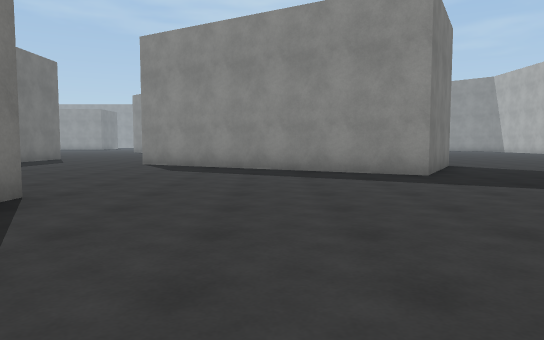
View 1 (above)

24 first-person views from a walk through a scene from a Unity 3-D project. The camera is 1.2 m above the floor, tilts 4° down and sees 70° across. The floor is counted in squares, 2 m on a side. Each view is taken from the middle of a square. On the plan, view 1 faces up. The plan holds only what a view shows up to about 11 squares ahead; the rest is blank. The place goes on beyond the plan. The player is left out. Surface patterns are stand-ins for the level's own textures.

View 2
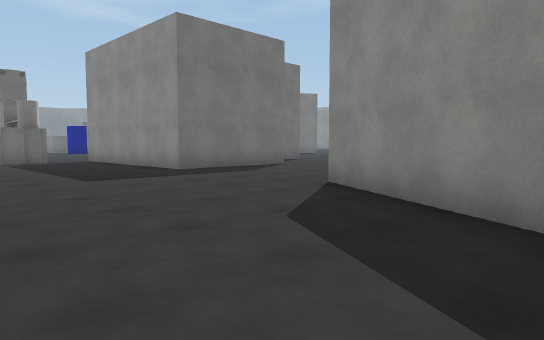

View 3
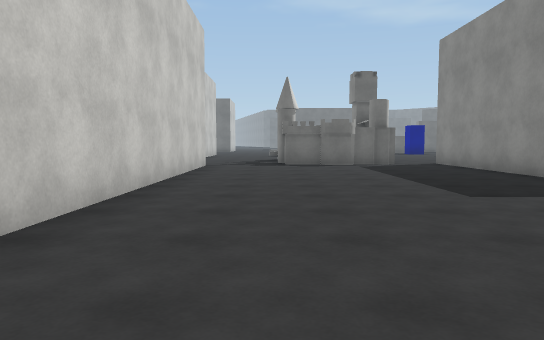

View 4
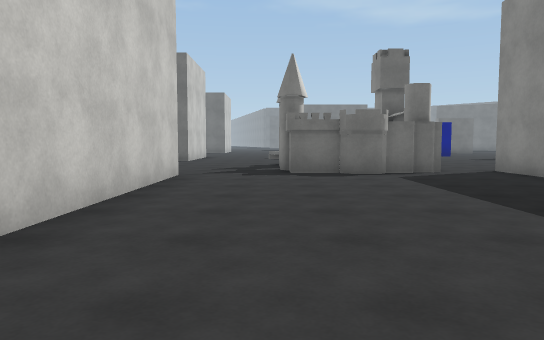

View 5
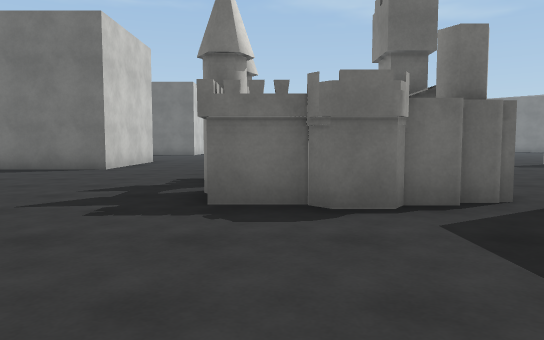

View 6
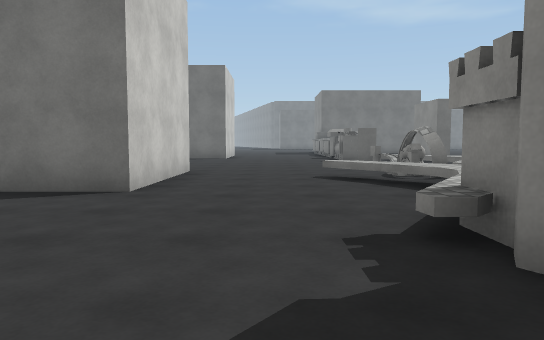

View 7
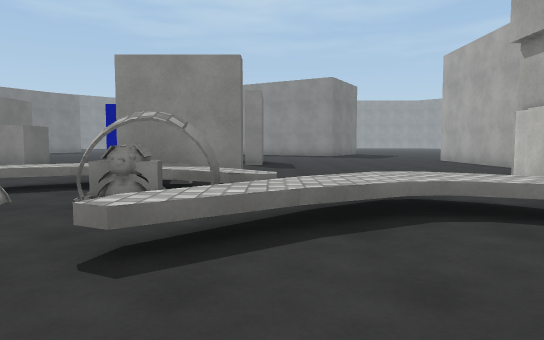

View 8
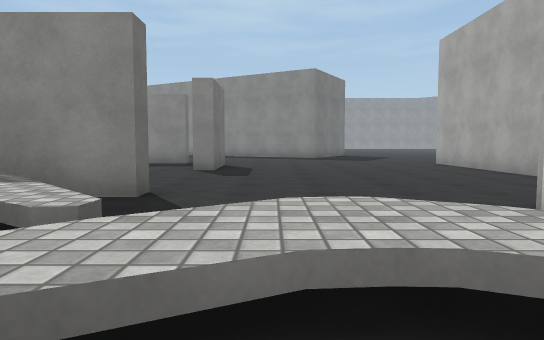

View 9
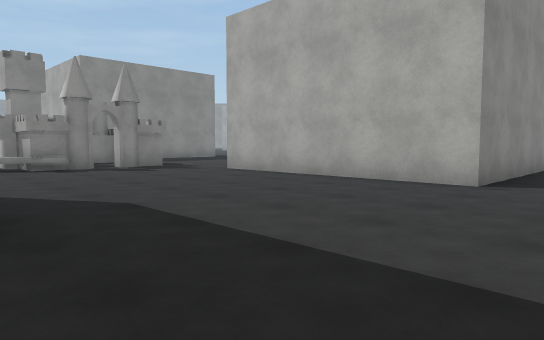

View 10
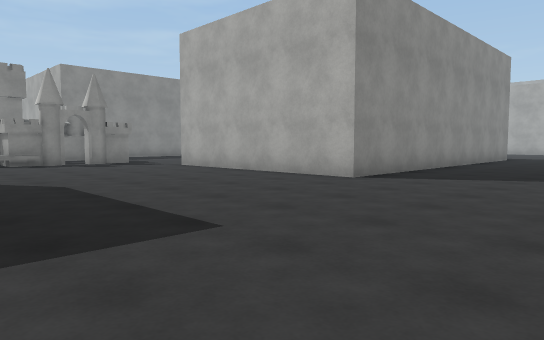

View 11
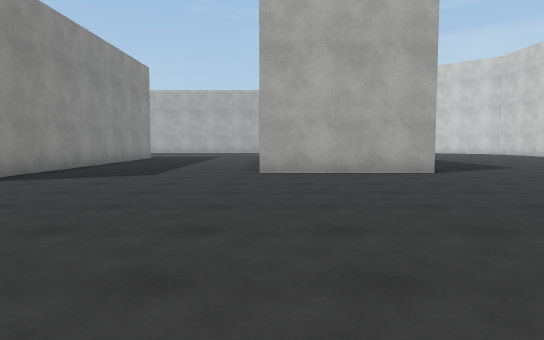

View 12
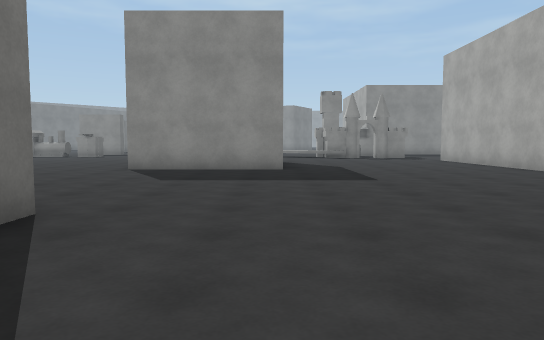

View 13
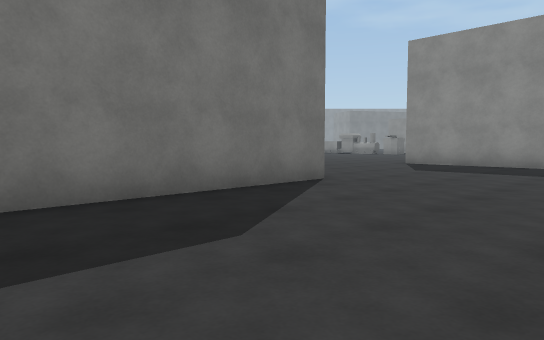

View 14
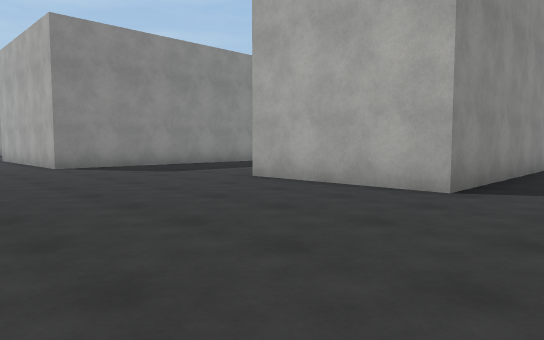

View 15
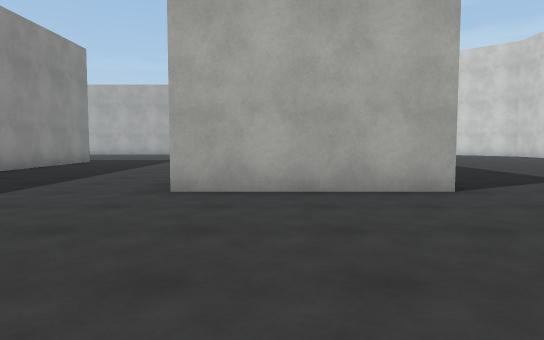

View 16
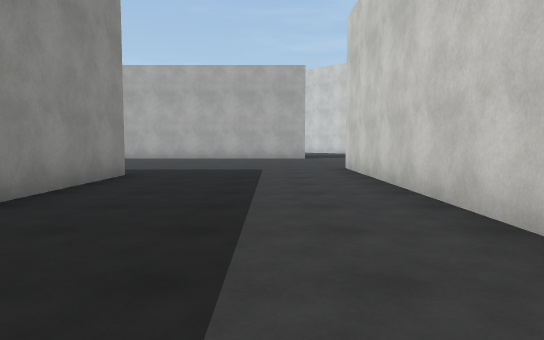

View 17
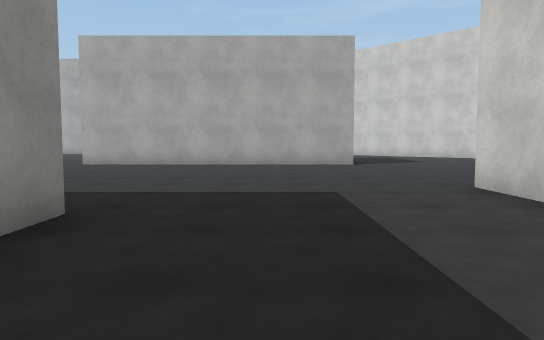

View 18
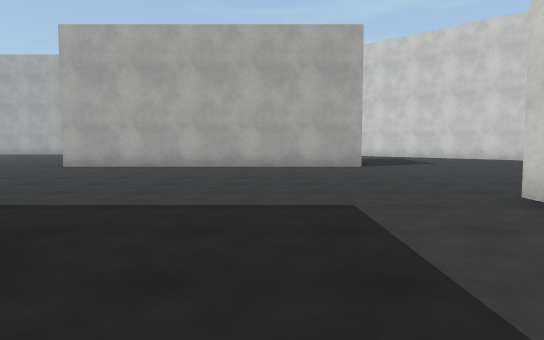

View 19
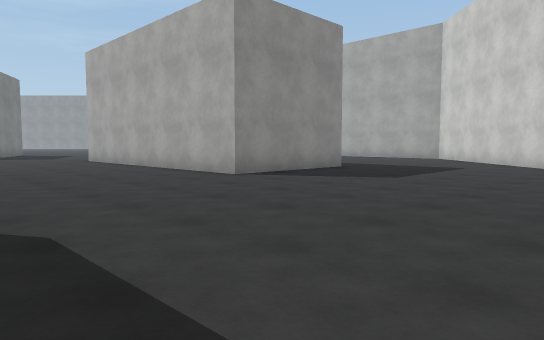

View 20
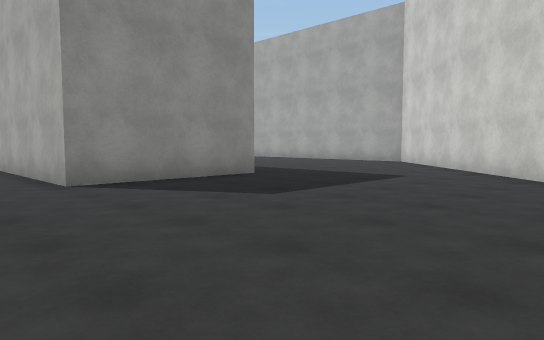

View 21
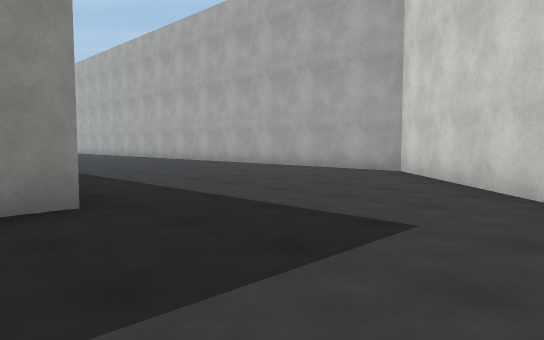

View 22
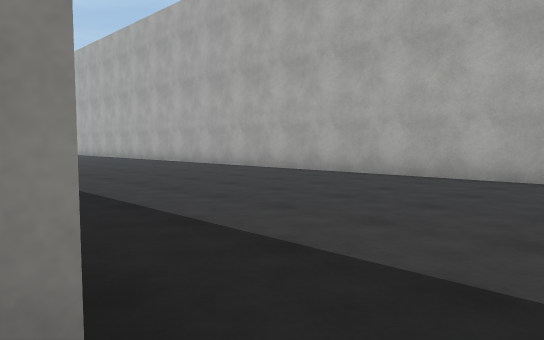

View 23
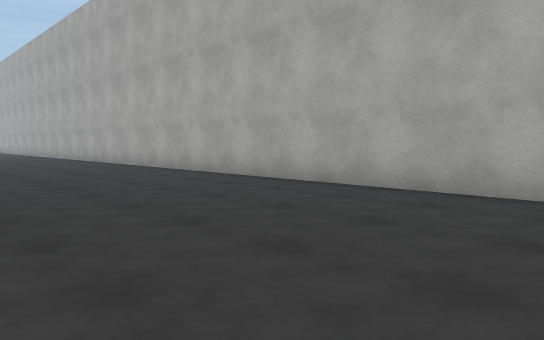

View 24
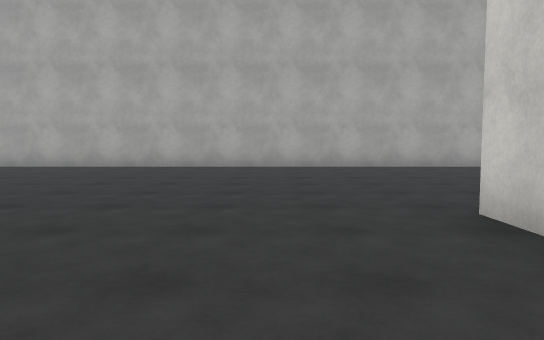

### Floor plan
Points are (right, up) in squares from view 1. A wall is a line through its corners. A room is listed if a view was taken in it or the views show most of it. See-through windows are left out.
Room 1 (views 1, 2, 3, 4, 5, 6, 7, 8, 9, 10, 11, 12, 13, 14, 15, 16, 17, 18, 19, 20, 21, 22, 23, 24)
walls: (-7.7, 13.9) (-7.7, 10.8) (-13.2, 10.8); (-2.8, -1.3) (-12.2, -1.3) (-12.2, 4.3) (-4.4, 4.3); (-13.2, 12.9) (-13.2, 17.1); (4.7, 10.2) (2.9, 7.1) (-3.6, 10.9); (-7.6, -5.8) (-0.8, -5.8); (7.4, 2.2) (8.2, 2.2); (-17.8, -0.2) (-21.2, -0.2); (-19.5, 10.8) (-19.5, 10.3) (-21.5, 10.3); (-5, -9.3) (-10.2, -9.3) (-10.2, -5.8); (-21.2, 3.3) (-17.7, 3.3) (-17.7, 0.9); (-19.3, 16.5) (-19.3, 14.5) (-19.8, 14.5); (8.4, -5.3) (4.8, -5.3) (4.8, 2.2); (-20, -5.8) (-20, -10.4); (10.1, -9.8) (14.8, -5.1) (14.8, 10.9)
low walls: (-15.5, 6) (-16.2, 6.4); (-16.9, 6.9) (-17.7, 7.2) (-18.9, 6.6); (-18.7, 6.7) (-19.8, 5.9); (-19.1, 7.8) (-19.5, 8.1); (-19.9, 8.4) (-20.3, 8.7); (-21.6, 9.1) (-22.4, 8.7)
ways out: gap at (-21.5, 8)
objects: blue block (-23, 13) to (-22, 14); other object (-20, 8); other object (-16, 6) to (-13, 9)

Positions as (right, up) in squares from view 1, and headings:
1: (0, 0), facing up
2: (0, 6), facing up-left
3: (-2, 6), facing left
4: (-5, 6), facing left
5: (-9, 7), facing left
6: (-13, 5), facing left
7: (-19, 4), facing up
8: (-18, 6), facing up
9: (-18, -3), facing up-right
10: (-18, -5), facing up-right
11: (-18, -6), facing right
12: (-18, -9), facing up
13: (-16, -11), facing up-left
14: (-15, -11), facing up-right
15: (-15, -7), facing right
16: (-10, -4), facing right
17: (-6, -3), facing right
18: (-5, -3), facing right
19: (0, -11), facing up-right
20: (3, -11), facing up-right
21: (7, -9), facing up-right
22: (8, -6), facing up-right
23: (10, -2), facing up-right
24: (5, 4), facing right
